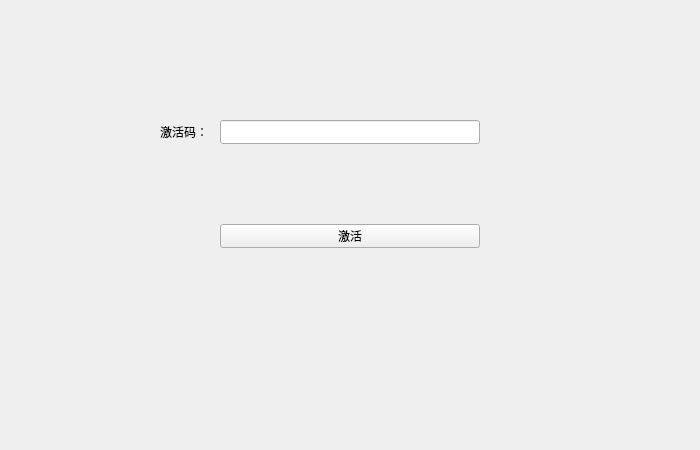
<?xml version="1.0" encoding="UTF-8"?>
<ui version="4.0">
 <class>PayForVip</class>
 <widget class="qMRMLWidget" name="PayForVip">
  <property name="geometry">
   <rect>
    <x>0</x>
    <y>0</y>
    <width>700</width>
    <height>450</height>
   </rect>
  </property>
  <property name="windowTitle">
   <string>支付窗口</string>
  </property>
  <layout class="QHBoxLayout" name="horizontalLayout">
   <property name="spacing">
    <number>0</number>
   </property>
   <property name="leftMargin">
    <number>0</number>
   </property>
   <property name="topMargin">
    <number>0</number>
   </property>
   <property name="rightMargin">
    <number>0</number>
   </property>
   <property name="bottomMargin">
    <number>0</number>
   </property>
   <item>
    <widget class="QWidget" name="PayForVip2" native="true">
     <widget class="QLineEdit" name="lblCode">
      <property name="geometry">
       <rect>
        <x>220</x>
        <y>120</y>
        <width>260</width>
        <height>24</height>
       </rect>
      </property>
     </widget>
     <widget class="QLabel" name="lblErrorInfo">
      <property name="geometry">
       <rect>
        <x>220</x>
        <y>155</y>
        <width>371</width>
        <height>24</height>
       </rect>
      </property>
      <property name="styleSheet">
       <string notr="true">color: rgb(197, 106, 106);</string>
      </property>
      <property name="text">
       <string/>
      </property>
     </widget>
     <widget class="QPushButton" name="btnVip">
      <property name="geometry">
       <rect>
        <x>220</x>
        <y>224</y>
        <width>260</width>
        <height>24</height>
       </rect>
      </property>
      <property name="text">
       <string>激活</string>
      </property>
     </widget>
     <widget class="QLabel" name="label">
      <property name="geometry">
       <rect>
        <x>160</x>
        <y>120</y>
        <width>60</width>
        <height>24</height>
       </rect>
      </property>
      <property name="text">
       <string>激活码：</string>
      </property>
     </widget>
    </widget>
   </item>
  </layout>
 </widget>
 <customwidgets>
  <customwidget>
   <class>qMRMLWidget</class>
   <extends>QWidget</extends>
   <header>qmrmlwidget.h</header>
   <container>1</container>
  </customwidget>
 </customwidgets>
 <resources/>
 <connections/>
</ui>
